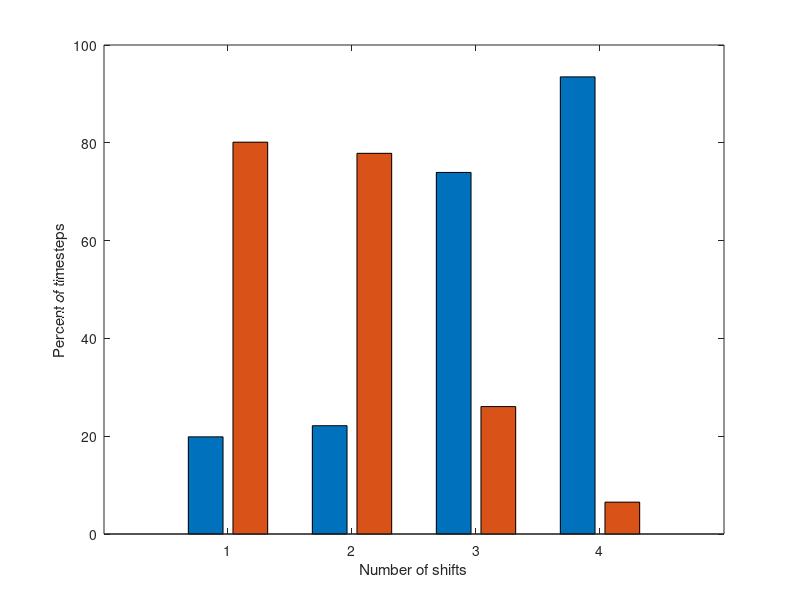

Source code (MATLAB):
%% Figure S9a: percent of timesteps with nutrient shift

%  Goal: quantify the fraction of imaging timesteps in each nutrient
%        timescale that contain a nutrient shift (up or down)


%  Strategy: 

%  Part 1. initialize analysis
%       0. initialize timescales
%       0. initialize length of timestep
%       0. initialize duration of experiment

%  Part 2. calculate percent of timesteps with shift
%       1. for each timescale, determine current to calculate
%       2. loop through each second, marking places of shift
%       3. calculate percent of timesteps with shift

%  Part 3. plot



%  Last edit: jen, 2021 March 29
%  Commit: rename for final revision, Supplementary Fig. 9a


%  OK let's go!

%% Part 1. initialize analysis

clear
clc

% 0. initialize timescales
timescales = [30; 300; 900; 3600]; % sec


% 0. initialize duration of experiment
duration = 10*60*60; % 10 h * 60 min/h * 60 sec/min
time = 1:duration;


% 0. initialize length of timestep
timestep = 60+57; % sec
nTimesteps = floor(duration/timestep);
bins = ceil(time/timestep)'; % bin time by timepoint


%% Part 2. calculate percent of timesteps with shift

% 1. for each timescale...
for tt = 1:length(timescales)
    
    
    % 1. determine current timescale
    period = timescales(tt);
    first_shift = ceil(period/4); % second containing first shift
    frequency_shift = period/2;
    
    
    
    % 2. loop through each second, marking places of shift
    tpt = first_shift;
    isShift = zeros(duration,1);
    while tpt < duration
        isShift(tpt,1) = 1;
        tpt = tpt + frequency_shift;
    end
    
     
    
    % 3. calculate percent of timesteps with shift
    shifts_per_bin = accumarray(bins,isShift,[],@sum);
    nShifts = shifts_per_bin(1:307);
    
    min_shifts = min(nShifts);
    max_shifts = max(nShifts);
    
    counter = 0;
    for ns = min_shifts:max_shifts
        
        counts = length(find(nShifts == ns));
        
        counter = counter + 1;
        %pt{tt}(counter) = counts/nTimesteps * 100;
        %numShifts{tt}(counter) = ns;
        pt(tt,counter) = counts/nTimesteps * 100;
        numShifts(tt,counter) = ns;
        
    end
    
end
clear bins counter counts duration first_shift frequency_shift isShift
clear max_shift min_shift ns nShifts period shifts_per_bin time timestep tpt tt


%% Part 3. plot

percents = pt;

figure(1)
bar(percents)
ylabel('Percent of timesteps')
xlabel('Number of shifts')





